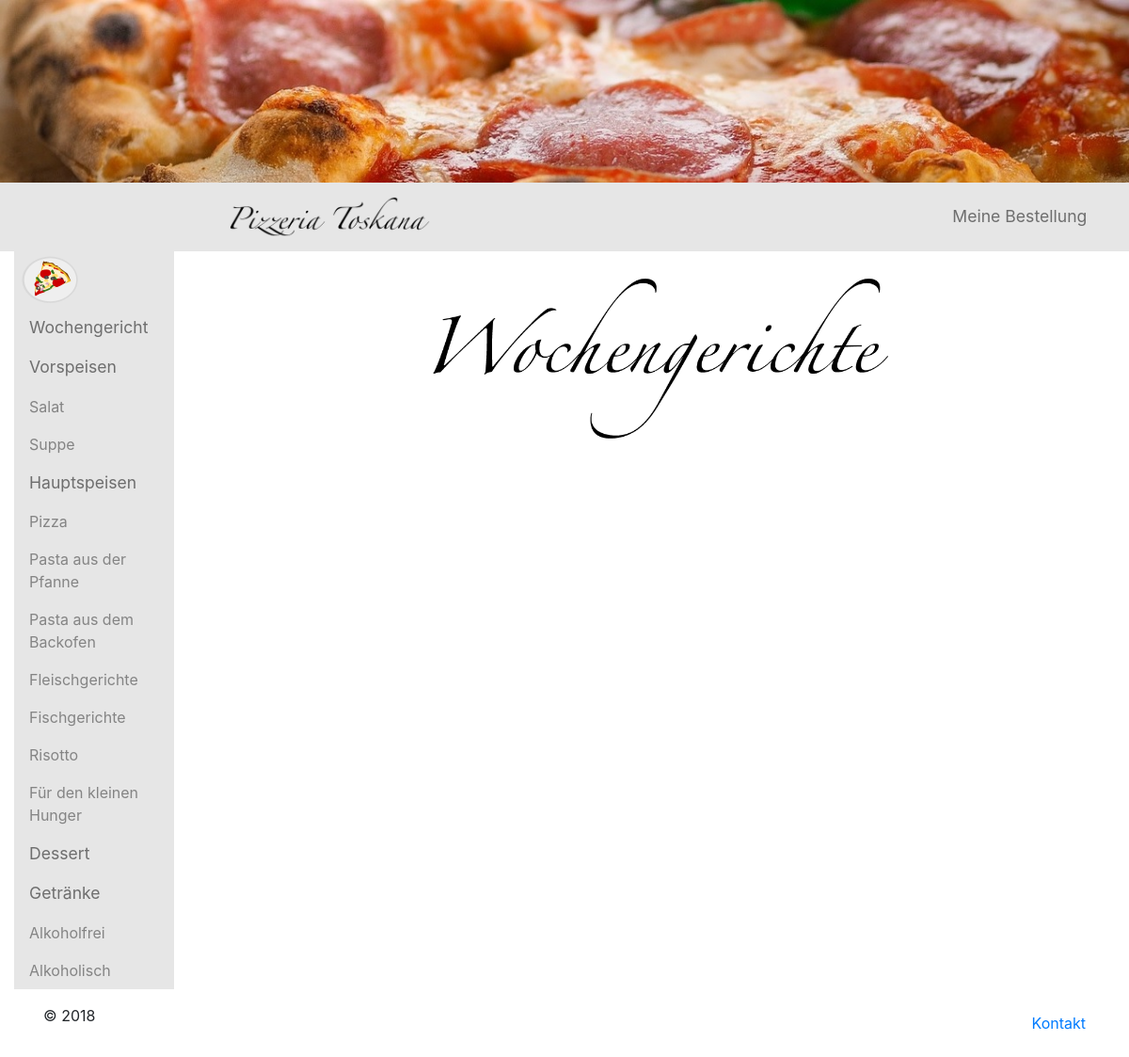
The page /wochengericht.php on the database as committed earlier.
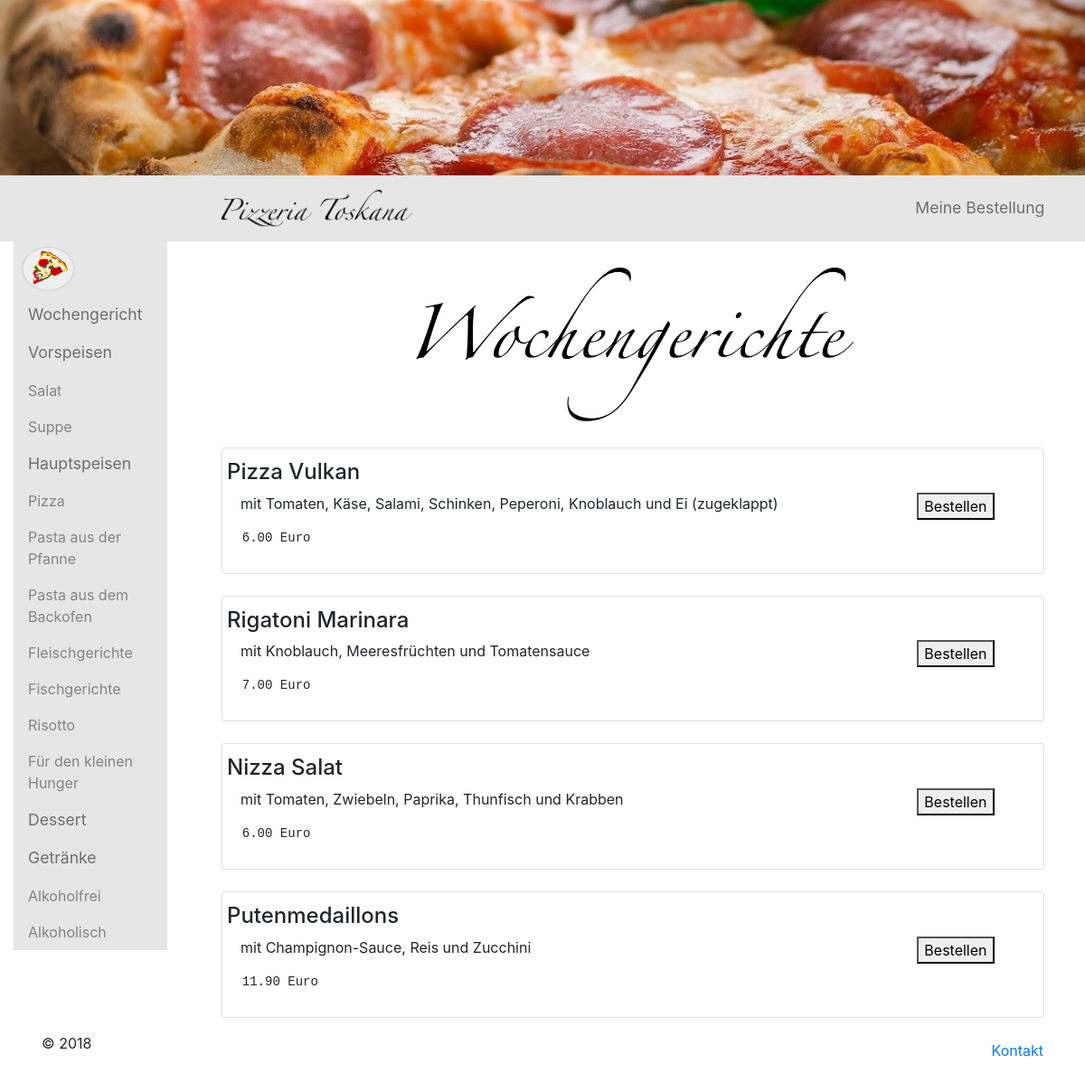
The same page on the database as committed later.
### tables this page shows
CREATE TABLE `speisen` (
  `id` int(11) NOT NULL,
  `kategorie` enum('suppe','salat','pizza','pastaOfen','pastaPfanne','fisch','fleisch','risotto','kleinerHunger','alkoholisch','alkoholfrei','nachspeisen','wochengerichte') NOT NULL,
  `name` varchar(255) NOT NULL,
  `beschreibung` varchar(255) NOT NULL,
  `preis` decimal(10,2) UNSIGNED NOT NULL,
  `zubereitungszeit` int(11) NOT NULL
);

### anzeigeDerSpeisen.php (the view)
<div class="container">
     <br>
     <ul class="list-group">
        <li class="list-group-item">
        	<div class="row justify-content-start">
        		<h4>  <?=$row['name']?> </h4>
        	</div>
        	<div class="row justify-content-start">
        		<div class="col-10">
        			<p><?=$row['beschreibung']?> </p>
        		</div>
        		<div class="col-2">
        			<form method="post" action="">
        				<button name=<?="bestellenButton".$row['id'] ?>>Bestellen</button>
        			</form>
        		</div>
        	</div>
        	<div class="row justify-content-start">
        		<pre >  <?=$row['preis']?> Euro </pre>
        	</div>
        </li>
     </ul>
</div>

### wochengericht.php (shortened to what this page needs)
<!DOCTYPE html>
<html lang="de">
	<head>
		<link rel="stylesheet" href="https://maxcdn.bootstrapcdn.com/bootstrap/4.1.3/css/bootstrap.min.css">
		<link href="css/speisen.css" rel="stylesheet">
	</head>
	<body>
		<div class="container-fluid">
			<div class="row">
				<img class="img-fluid" src="Bilder/pizza23.jpg" alt="Pizza Top Page" >
			</div>
			<div class="row">
				<?php
				    include 'navbarHorizontal.php';
                ?>
			</div>
			<div>
				<div class="row">
					<div class="col-2">
				  		<?php
        				    include 'navbarVertikal.php';
                        ?>
					</div>
					<div class="col-10">
						<div class="container">
							<br>
							<div class="row justify-content-center">
							  <img src="Bilder/wochengericht/wochengerichtText.png" alt="Wochengericht" style="width:600px;" class="float-center">
							</div>
							<?php
							    $pdo = new PDO('mysql:host=localhost;charset=utf8; dbname=restaurantdb', 'root', '');
                                $sql = "SELECT id, name, kategorie, beschreibung, preis FROM speisen WHERE kategorie = 'wochengerichte'";
                                 foreach ($pdo->query($sql) as $row) :
                                     include 'anzeigeDerSpeisen.php';
        					    endforeach;
        					 ?>
						</div>
					</div>
				</div>
			</div>
			<div class="navbar navbar-inverse navbar-fixed-bottom" role="navigation">
				<?php include 'footer.php'?>
			</div>
		</div>
	</body>
</html>

### navbarHorizontal.php
<div class="navbar navbar-expand sticky-top navbar-collapse" id="navColor">
	<div class="col-2">
	</div>
	<div class="col-1">
		<a class="navbar-brand" href="startseite.php">
			<img src="Bilder/pizzeriaToskanaLogo.png" alt="Home" style="width:250px;" class="float-center">
		</a>
	</div>
	<div class="col-3">
	</div>
	<div class="col-4">
	</div>
	<div class="col-2">
		<ul class="navbar-nav ">
			<li class="nav-item">
				<a class="nav-link" id="navBarText" href="bestellung.php">Meine Bestellung</a>
			</li>
		</ul>
	</div>
</div>

### navbarVertikal.php
<ul class="nav nav-pills flex-column sticky-top" id="navColor">
							<li class="nav-item">
								<a class="navbar-brand" href="startseite.php">
									<img src="Bilder/pizzaIcon.png" alt="Home" style="width:80px;" class="float-center">
								</a>
							</li>
							<li class="nav-item">
								<a class="nav-link disabled" href="wochengericht.php" id="navBarText">Wochengericht</a>
							</li>
							<li class="nav-item">
								<a class="nav-link disabled" href="vorspeisen.php"id="navBarText">Vorspeisen</a>
							</li>
							<li class="nav-item">
								<a class="nav-link" href="vorspeisen.php#salat" id="navBarTextSmall">Salat</a>
							</li>
							<li class="nav-item">
								<a class="nav-link" href="vorspeisen.php#suppe" id="navBarTextSmall">Suppe</a>
							</li>
							<li class="nav-item">
								<a class="nav-link disabled" href="hauptspeisen.php" id="navBarText">Hauptspeisen</a>
							</li>
							<li class="nav-item">
								<a class="nav-link" href="hauptspeisen.php#pizza" id="navBarTextSmall">Pizza</a>
							</li>
							<li class="nav-item">
								<a class="nav-link" href="hauptspeisen.php#pastaPfanne" id="navBarTextSmall">Pasta aus der Pfanne</a>
							</li>
							<li class="nav-item">
								<a class="nav-link" href="hauptspeisen.php#pastaOfen" id="navBarTextSmall">Pasta aus dem Backofen</a>
							</li>
							<li class="nav-item">
								<a class="nav-link" href="hauptspeisen.php#fleischgerichte" id="navBarTextSmall">Fleischgerichte</a>
							</li>
							<li class="nav-item">
								<a class="nav-link" href="hauptspeisen.php#fischgerichte" id="navBarTextSmall">Fischgerichte</a>
							</li>
							<li class="nav-item">
								<a class="nav-link" href="hauptspeisen.php#risotto" id="navBarTextSmall">Risotto</a>
							</li>
							<li class="nav-item">
								<a class="nav-link" href="hauptspeisen.php#kleinerHunger" id="navBarTextSmall">Für den kleinen Hunger</a>
							</li>
							<li class="nav-item">
								<a class="nav-link disabled" href="nachspeisen.php" id="navBarText">Dessert</a>
							</li>
							<li class="nav-item">
								<a class="nav-link disabled" href="getraenke.php" id="navBarText">Getränke</a>
							</li>
							<li class="nav-item">
								<a class="nav-link" href="getraenke.php#alkoholfrei" id="navBarTextSmall">Alkoholfrei</a>
							</li>
							<li class="nav-item">
								<a class="nav-link" href="getraenke.php#alkoholisch" id="navBarTextSmall">Alkoholisch</a>
							</li>
						</ul>

### footer.php
<div class="container">
    <div class="navbar-text pull-left">
        <p>© 2018 </p>
    </div>
    <div class="navbar-text pull-right">
        <a href="kontakt.php">Kontakt</a>
    </div>
</div>

### css/speisen.css (style rules this page uses)
#navBarText { color: #6E6E6E; font-size: 110%; }
#navBarTextSmall { color: #848484; font-size: 100%; }
#navColor { background-color: #E6E6E6; }
img { width:100%; height: 100%; }

Rows that differ between the two databases and show on the page:
added speisen: name "Pizza Vulkan", beschreibung "mit Tomaten, Käse, Salami, Schinken, Peperoni, Knoblauch und Ei (zugeklappt)", preis "6.00"
added speisen: name "Rigatoni Marinara", beschreibung "mit Knoblauch, Meeresfrüchten und Tomatensauce", preis "7.00"
added speisen: name "Nizza Salat", beschreibung "mit Tomaten, Zwiebeln, Paprika, Thunfisch und Krabben", preis "6.00"
added speisen: name "Putenmedaillons", beschreibung "mit Champignon-Sauce, Reis und Zucchini", preis "11.90"
